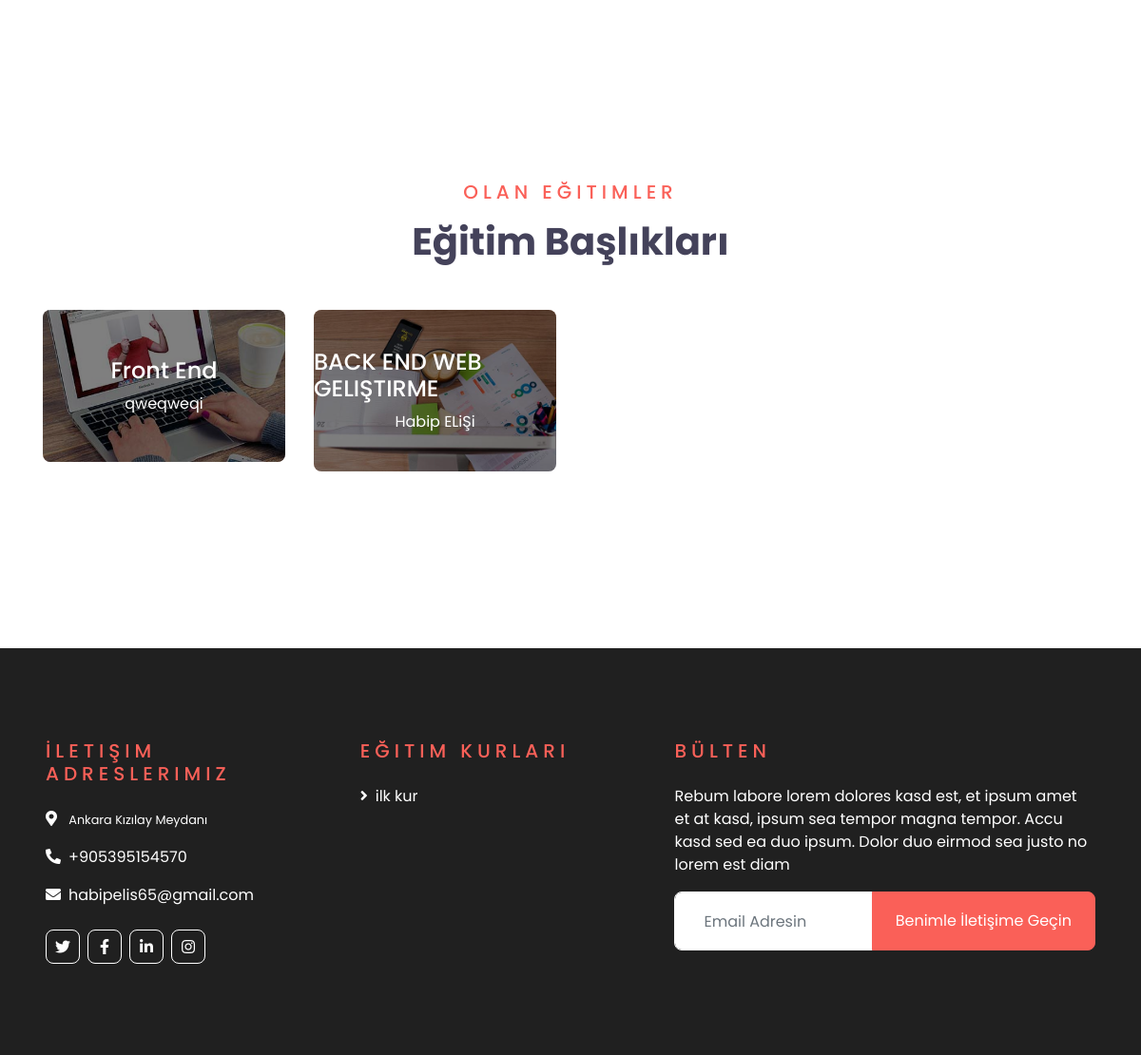
/ (lower part), run on an earlier commit of the app's database.
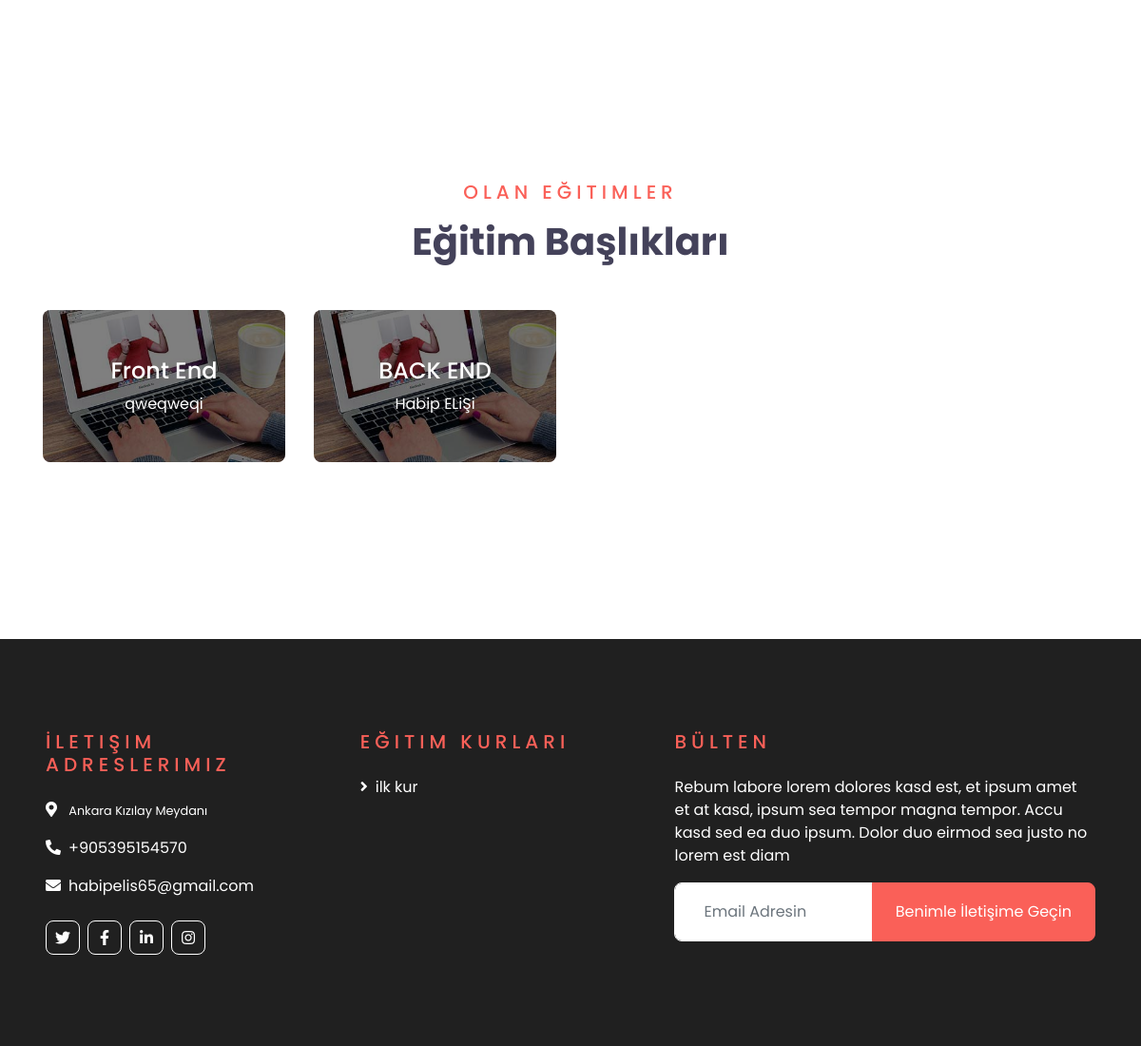
And on a later commit of the database.
### egitimler/models.py (models this page shows, shortened)
class egitimler(models.Model):
    STATUS = (
        ('True', 'Evet'),
        ('False', 'Hayır'),
    )
    kapak_image=models.ImageField(upload_to='images/',null=True)
    category = models.ForeignKey(kategoriler, on_delete=models.CASCADE)
    isim = models.CharField(max_length=150)
    link = models.CharField(max_length=100 , null="True")
    odeme_linki = models.CharField(max_length=255 , null="True")
    keywords = models.CharField(max_length=255)
    aciklama_kart1 = models.CharField(max_length=100)
    aciklama_kart2 = models.CharField(max_length=100)
    aciklama_kart3 = models.CharField(max_length=100)
    aciklama_kart4 = models.CharField(max_length=100)
    aciklama_kart5 = models.CharField(max_length=100)
    egitim_gunleri = models.CharField(max_length=250)
    image=models.ImageField(upload_to='images/',null=False)
    fiyat = models.DecimalField(max_digits=12, decimal_places=2,default=0)
    kontejan=models.IntegerField(default=0)
    urun_sag_metin=RichTextField()
    Durum=models.CharField(max_length=10,choices=STATUS)
    create_at=models.DateTimeField(auto_now_add=True)
    toplam_egitim_saati =models.CharField(max_length=50)
    egitim_tarihi=models.DateTimeField()
    egitim_bitis_tarihi = models.DateTimeField()
    urun_aciklama=RichTextField()
    urun_mufredat=RichTextField()
    urun_tarih_ucret=RichTextField()
    urun_sertifikalar=RichTextField()

### anasayfa/views.py (the view)
# urls.py: path('',anasayfa.anasayfa,name="index"),
def anasayfa(request):
    kurlarrim = kurlar.objects.all()
    ban = banner.objects.all()[:3]
    content = {"adresler":adresler,"email_adresi":email_adresi,
    "logo":logo,"numara":numaras,"facebook":facebook,"insta":insta,
    "twit":twit,"linkdin":linkdin,"ban":ban,"egitimleri":egitimleri,"kurlarrim":kurlarrim}
    return render(request,"home_temps/index.html",content)

### templates/home_temps/index.html (shortened to what this page needs)
{% extends "leyout.html" %}
{% block footer %}
{% include "includes/footer.html" %}
{% endblock footer %}
    {% block slider %}
    {% include "home_temps/slider.html" %}
    {% endblock slider %}
        {% block sidebar %}
    {% include "home_temps/sidebar.html" %}
    {% endblock sidebar %}

### templates/home_temps/sidebar.html
    <div class="container-fluid py-5">
        <div class="container pt-5 pb-3">
            <div class="text-center mb-5">
                <h5 class="text-primary text-uppercase mb-3" style="letter-spacing: 5px;">Olan Eğitimler</h5>
                <h1>Eğitim Başlıkları</h1>
            </div>
            <div class="row">
            {% for i in egitimleri %}
                <div class="col-lg-3 col-md-6 mb-4">
                    <div class="cat-item position-relative overflow-hidden rounded mb-2">
                        <img class="img-fluid" src="{{i.kapak_image.url}}" alt="">
                        <a class="cat-overlay text-white text-decoration-none" href="/egitimdetay/{{i.id}}">
                            <h4 class="text-white font-weight-medium">{{i.isim}}</h4>
                            <span>{{i.aciklama_kart1}}i</span>
                        </a>
                    </div>
                </div>
                 {% endfor %}
            </div>
        </div>
    </div>

What changed in the data, as far as the page shows it:
changed egitimler "Habip ELiŞ": kapak_image: a different picture; isim "BACK END WEB GELIŞTIRME" → "BACK END"
